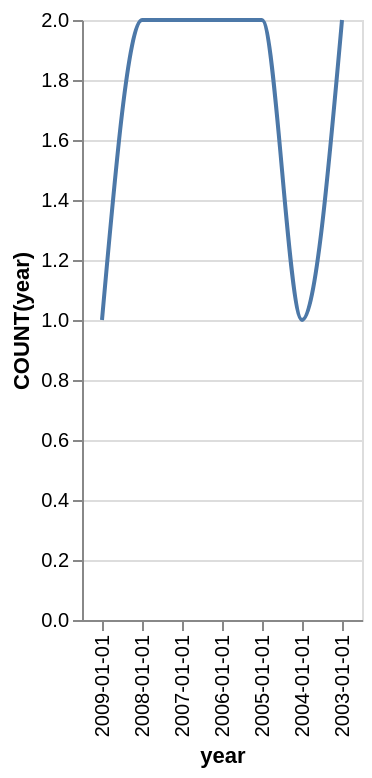

Write the Vega-Lite specification saved for this chart.
### Vega-Lite specification from a JSON file in a GitHub repository (floating-point values rounded to 4 significant figures)
{"data": {"values": [{"x_data": "2009-01-01", "y_data": 1}, {"x_data": "2008-01-01", "y_data": 2}, {"x_data": "2007-01-01", "y_data": 2}, {"x_data": "2006-01-01", "y_data": 2}, {"x_data": "2005-01-01", "y_data": 2}, {"x_data": "2004-01-01", "y_data": 1}, {"x_data": "2003-01-01", "y_data": 2}]}, "mark": {"type": "line", "interpolate": "monotone"}, "encoding": {"x": {"field": "x_data", "type": "nominal", "title": "year", "sort": "descending"}, "y": {"field": "y_data", "type": "quantitative", "title": "COUNT(year)"}}}
